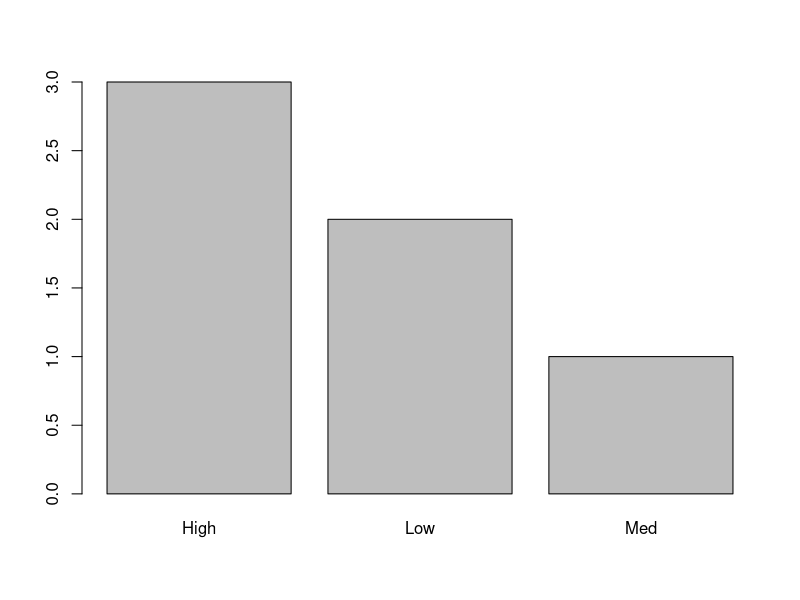
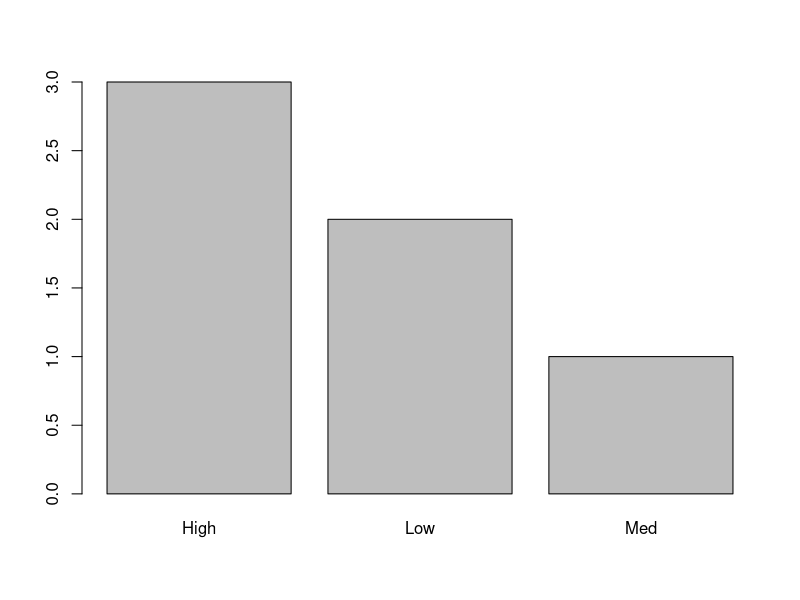
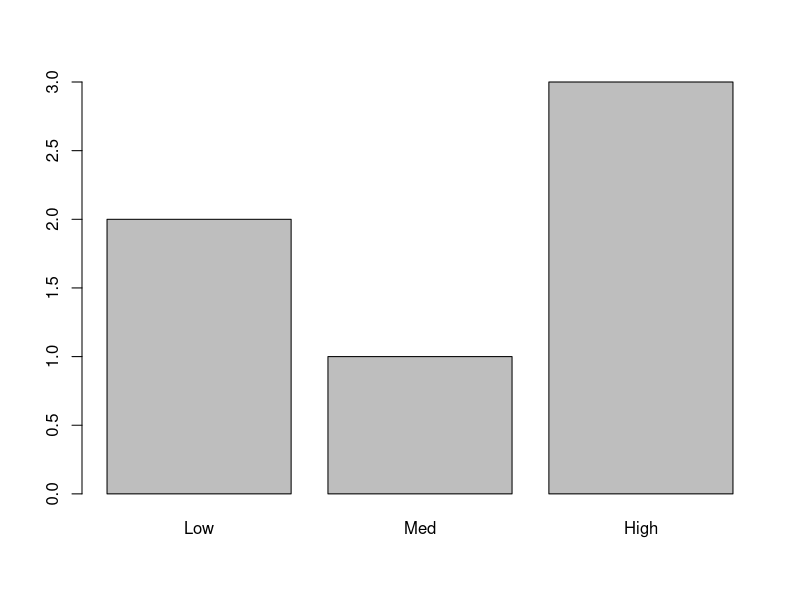

Here is the R script that generated these plots, in order:
## ---- chunk 1
df <- data.frame(
    name = c("Michael", "Lois", "Peter", "Jane", "Frank", "Clark"),
    age = c(25, 30, 15, 27, 1, 43),
    funny = c("High", "High", "Low", "Med", "High", "Low")
)
print(df)

subset <- df[, c("name", "age")]
subset

df$max_heart_rate <- 220 - df$age
df

highFunny <- df[df$funny == "High", "name"]
print(highFunny)

youngHighFunny<- df[df$funny == "High" & df$age < 10, "name"]
print(youngHighFunny)

str(df)
summary(df)
## ---- chunk 2
#part a
df1 <- data.frame(
    name = c("Michael", "Lois", "Peter", "Jane", "Frank", "Clark"), 
    age = c(25, 30, 15, 27, 1, 43),                                   
    funny = c("High", "High", "Low", "Med", "High", "Low")           
)

#part b
df2 <- data.frame(
    name = c("Michael", "Lois", "Peter", "Jane", "Frank", "Clark"),   
    age = c(25, 30, 15, 27, 1, 43),                                    
    funny = factor(c("High", "High", "Low", "Med", "High", "Low"))     
)
plot(df2$funny)

#part c
plot(df2$funny)
#PART D

df3 <- data.frame(
    name = c("Michael", "Lois", "Peter", "Jane", "Frank", "Clark"),   
    age = c(25, 30, 15, 27, 1, 43),                                    
    funny = factor(c("High", "High", "Low", "Med", "High", "Low"),     
                   levels = c("Low", "Med", "High"))                  
)
plot(df3$funny)
